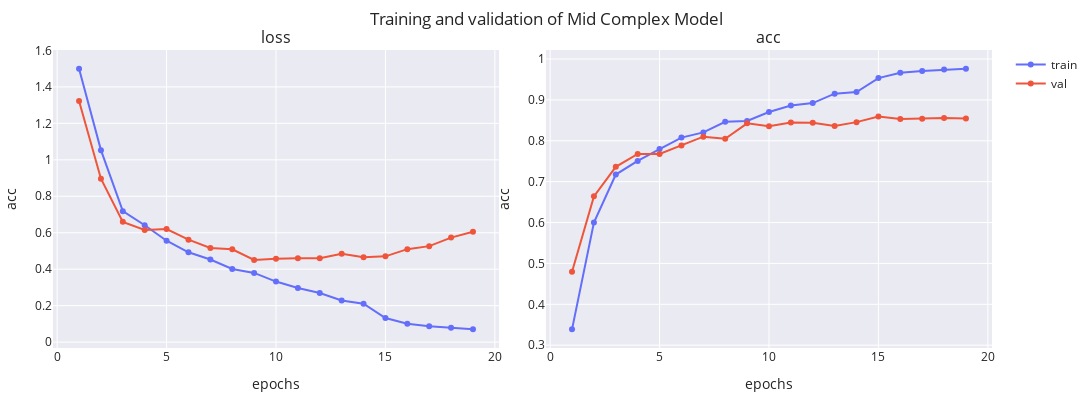

Notebook source saved alongside this figure:
### Markdown cell above
### 2.2 Mid Complex Model

### Code cell
mid_model = MidModel(num_classes=5)
optimizer = Adam(learning_rate=1e-3)
mid_model.compile(optimizer=optimizer, loss="sparse_categorical_crossentropy", metrics=[SparseCategoricalAccuracy('acc')])
mid_model_history = train_model(
    mid_model, 
    train_dataset, 
    val_dataset, 
    epochs=30, 
    batch_size=BATCH_SIZE, 
    verbose=1, 
    path=model_dir, 
    lr_patience=5, 
    val_patience=10
).history
print(
    f"Final loss: training -> {mid_model_history['loss'][-1]:.2f}, validation -> {mid_model_history['val_loss'][-1]:.2f}"
)
print(
    f"Final accuracy: training -> {mid_model_history['acc'][-1]:.2f}, validation -> {mid_model_history['val_acc'][-1]:.2f}"
)
plot_history(mid_model_history, ['loss', 'acc'], name='Mid Complex Model')

### Figure 1 — Plotly figure (JSON) as saved in the notebook; plotly's stock layout.template omitted (floating-point values rounded to 4 significant figures)
{"data": [{"line": {"color": "#636EFA"}, "marker": {"color": "#636EFA"}, "mode": "lines+markers", "name": "train", "showlegend": true, "type": "scatter", "x": [1, 2, 3, 4, 5, 6, 7, 8, 9, 10, 11, 12, 13, 14, 15, 16, 17, 18, 19], "xaxis": "x", "y": [1.5, 1.053, 0.7183, 0.641, 0.5561, 0.4927, 0.4531, 0.401, 0.3796, 0.3322, 0.2974, 0.2695, 0.2285, 0.2111, 0.1325, 0.1009, 0.08761, 0.07933, 0.07008], "yaxis": "y"}, {"line": {"color": "#EF553B"}, "marker": {"color": "#EF553B"}, "mode": "lines+markers", "name": "val", "showlegend": true, "type": "scatter", "x": [1, 2, 3, 4, 5, 6, 7, 8, 9, 10, 11, 12, 13, 14, 15, 16, 17, 18, 19], "xaxis": "x", "y": [1.322, 0.8964, 0.6597, 0.6147, 0.6205, 0.5621, 0.5167, 0.5088, 0.4509, 0.458, 0.4604, 0.4605, 0.4842, 0.4656, 0.4704, 0.51, 0.5264, 0.5733, 0.6058], "yaxis": "y"}, {"line": {"color": "#636EFA"}, "marker": {"color": "#636EFA"}, "mode": "lines+markers", "name": "train", "showlegend": false, "type": "scatter", "x": [1, 2, 3, 4, 5, 6, 7, 8, 9, 10, 11, 12, 13, 14, 15, 16, 17, 18, 19], "xaxis": "x2", "y": [0.3388, 0.6, 0.7175, 0.7506, 0.7799, 0.8077, 0.8205, 0.8465, 0.8486, 0.8703, 0.8861, 0.8922, 0.9152, 0.9192, 0.9534, 0.9664, 0.9708, 0.9744, 0.9764], "yaxis": "y2"}, {"line": {"color": "#EF553B"}, "marker": {"color": "#EF553B"}, "mode": "lines+markers", "name": "val", "showlegend": false, "type": "scatter", "x": [1, 2, 3, 4, 5, 6, 7, 8, 9, 10, 11, 12, 13, 14, 15, 16, 17, 18, 19], "xaxis": "x2", "y": [0.4795, 0.664, 0.7363, 0.7679, 0.7679, 0.7887, 0.81, 0.805, 0.8427, 0.8357, 0.8446, 0.8441, 0.8362, 0.8456, 0.8595, 0.853, 0.854, 0.856, 0.8545], "yaxis": "y2"}], "layout": {"annotations": [{"font": {"size": 16}, "showarrow": false, "text": "loss", "x": 0.2375, "xanchor": "center", "xref": "paper", "y": 1, "yanchor": "bottom", "yref": "paper"}, {"font": {"size": 16}, "showarrow": false, "text": "acc", "x": 0.7625, "xanchor": "center", "xref": "paper", "y": 1, "yanchor": "bottom", "yref": "paper"}], "height": 400, "margin": {"b": 10, "l": 10, "r": 10, "t": 50}, "title": {"text": "Training and validation of Mid Complex Model"}, "width": 1200, "xaxis": {"anchor": "y", "domain": [0, 0.475], "title": {"text": "epochs"}}, "xaxis2": {"anchor": "y2", "domain": [0.525, 1], "title": {"text": "epochs"}}, "yaxis": {"anchor": "x", "domain": [0, 1], "title": {"text": "acc"}}, "yaxis2": {"anchor": "x2", "domain": [0, 1], "title": {"text": "acc"}}}}
